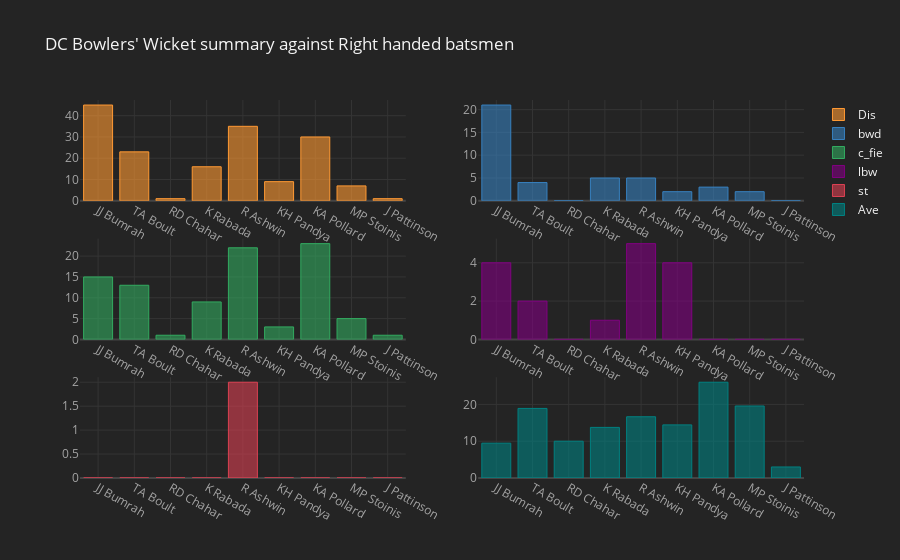

The code cell stored with this chart in its notebook:
### Code cell
import numpy as np
import cufflinks as cf

cf.set_config_file(theme='pearl',sharing='public',offline=True)
MI_DC_bowlers_wicket_summary[MI_DC_bowlers_wicket_summary.dismissal == "right-hand batsman"].iplot(kind="bar",x = "bowler",
                  subplots=True,
                  sortbars=True,
                  keys = ["Dis", "bwd", "c_fie", "lbw","st","Ave"],
                  title = "DC Bowlers' Wicket summary against Right handed batsmen",
                  theme="henanigans"
                  )

### Figure 1 — Plotly figure (JSON) as saved in the notebook; plotly's stock layout.template omitted (floating-point values rounded to 4 significant figures)
{"data": [{"marker": {"color": "rgba(255, 153, 51, 0.6)", "line": {"color": "rgba(255, 153, 51, 1.0)", "width": 1}}, "name": "Dis", "orientation": "v", "text": "", "type": "bar", "x": ["JJ Bumrah", "TA Boult", "RD Chahar", "K Rabada", "R Ashwin", "KH Pandya", "KA Pollard", "MP Stoinis", "J Pattinson"], "xaxis": "x", "y": [45, 23, 1, 16, 35, 9, 30, 7, 1], "yaxis": "y"}, {"marker": {"color": "rgba(55, 128, 191, 0.6)", "line": {"color": "rgba(55, 128, 191, 1.0)", "width": 1}}, "name": "bwd", "orientation": "v", "text": "", "type": "bar", "x": ["JJ Bumrah", "TA Boult", "RD Chahar", "K Rabada", "R Ashwin", "KH Pandya", "KA Pollard", "MP Stoinis", "J Pattinson"], "xaxis": "x2", "y": [21, 4, 0, 5, 5, 2, 3, 2, 0], "yaxis": "y2"}, {"marker": {"color": "rgba(50, 171, 96, 0.6)", "line": {"color": "rgba(50, 171, 96, 1.0)", "width": 1}}, "name": "c_fie", "orientation": "v", "text": "", "type": "bar", "x": ["JJ Bumrah", "TA Boult", "RD Chahar", "K Rabada", "R Ashwin", "KH Pandya", "KA Pollard", "MP Stoinis", "J Pattinson"], "xaxis": "x3", "y": [15, 13, 1, 9, 22, 3, 23, 5, 1], "yaxis": "y3"}, {"marker": {"color": "rgba(128, 0, 128, 0.6)", "line": {"color": "rgba(128, 0, 128, 1.0)", "width": 1}}, "name": "lbw", "orientation": "v", "text": "", "type": "bar", "x": ["JJ Bumrah", "TA Boult", "RD Chahar", "K Rabada", "R Ashwin", "KH Pandya", "KA Pollard", "MP Stoinis", "J Pattinson"], "xaxis": "x4", "y": [4, 2, 0, 1, 5, 4, 0, 0, 0], "yaxis": "y4"}, {"marker": {"color": "rgba(219, 64, 82, 0.6)", "line": {"color": "rgba(219, 64, 82, 1.0)", "width": 1}}, "name": "st", "orientation": "v", "text": "", "type": "bar", "x": ["JJ Bumrah", "TA Boult", "RD Chahar", "K Rabada", "R Ashwin", "KH Pandya", "KA Pollard", "MP Stoinis", "J Pattinson"], "xaxis": "x5", "y": [0, 0, 0, 0, 2, 0, 0, 0, 0], "yaxis": "y5"}, {"marker": {"color": "rgba(0, 128, 128, 0.6)", "line": {"color": "rgba(0, 128, 128, 1.0)", "width": 1}}, "name": "Ave", "orientation": "v", "text": "", "type": "bar", "x": ["JJ Bumrah", "TA Boult", "RD Chahar", "K Rabada", "R Ashwin", "KH Pandya", "KA Pollard", "MP Stoinis", "J Pattinson"], "xaxis": "x6", "y": [9.46, 18.91, 10, 13.75, 16.65, 14.44, 26.03, 19.57, 3], "yaxis": "y6"}], "layout": {"legend": {"bgcolor": "#242424", "font": {"color": "#F4F4F4"}}, "paper_bgcolor": "#242424", "plot_bgcolor": "#242424", "title": {"font": {"color": "#F4F4F4"}, "text": "DC Bowlers' Wicket summary against Right handed batsmen"}, "xaxis": {"anchor": "y", "domain": [0, 0.45], "gridcolor": "#343434", "showgrid": true, "tickfont": {"color": "#A4A4A4"}, "title": {"font": {"color": "#A4A4A4"}, "text": ""}, "zerolinecolor": "#444444"}, "xaxis2": {"anchor": "y2", "domain": [0.55, 1], "gridcolor": "#343434", "showgrid": true, "tickfont": {"color": "#A4A4A4"}, "title": {"font": {"color": "#A4A4A4"}, "text": ""}, "zerolinecolor": "#444444"}, "xaxis3": {"anchor": "y3", "domain": [0, 0.45], "gridcolor": "#343434", "showgrid": true, "tickfont": {"color": "#A4A4A4"}, "title": {"font": {"color": "#A4A4A4"}, "text": ""}, "zerolinecolor": "#444444"}, "xaxis4": {"anchor": "y4", "domain": [0.55, 1], "gridcolor": "#343434", "showgrid": true, "tickfont": {"color": "#A4A4A4"}, "title": {"font": {"color": "#A4A4A4"}, "text": ""}, "zerolinecolor": "#444444"}, "xaxis5": {"anchor": "y5", "domain": [0, 0.45], "gridcolor": "#343434", "showgrid": true, "tickfont": {"color": "#A4A4A4"}, "title": {"font": {"color": "#A4A4A4"}, "text": ""}, "zerolinecolor": "#444444"}, "xaxis6": {"anchor": "y6", "domain": [0.55, 1], "gridcolor": "#343434", "showgrid": true, "tickfont": {"color": "#A4A4A4"}, "title": {"font": {"color": "#A4A4A4"}, "text": ""}, "zerolinecolor": "#444444"}, "yaxis": {"anchor": "x", "domain": [0.7333, 1], "gridcolor": "#343434", "showgrid": true, "tickfont": {"color": "#A4A4A4"}, "title": {"font": {"color": "#A4A4A4"}, "text": ""}, "zerolinecolor": "#444444"}, "yaxis2": {"anchor": "x2", "domain": [0.7333, 1], "gridcolor": "#343434", "showgrid": true, "tickfont": {"color": "#A4A4A4"}, "title": {"font": {"color": "#A4A4A4"}, "text": ""}, "zerolinecolor": "#444444"}, "yaxis3": {"anchor": "x3", "domain": [0.3667, 0.6333], "gridcolor": "#343434", "showgrid": true, "tickfont": {"color": "#A4A4A4"}, "title": {"font": {"color": "#A4A4A4"}, "text": ""}, "zerolinecolor": "#444444"}, "yaxis4": {"anchor": "x4", "domain": [0.3667, 0.6333], "gridcolor": "#343434", "showgrid": true, "tickfont": {"color": "#A4A4A4"}, "title": {"font": {"color": "#A4A4A4"}, "text": ""}, "zerolinecolor": "#444444"}, "yaxis5": {"anchor": "x5", "domain": [0, 0.2667], "gridcolor": "#343434", "showgrid": true, "tickfont": {"color": "#A4A4A4"}, "title": {"font": {"color": "#A4A4A4"}, "text": ""}, "zerolinecolor": "#444444"}, "yaxis6": {"anchor": "x6", "domain": [0, 0.2667], "gridcolor": "#343434", "showgrid": true, "tickfont": {"color": "#A4A4A4"}, "title": {"font": {"color": "#A4A4A4"}, "text": ""}, "zerolinecolor": "#444444"}}}
